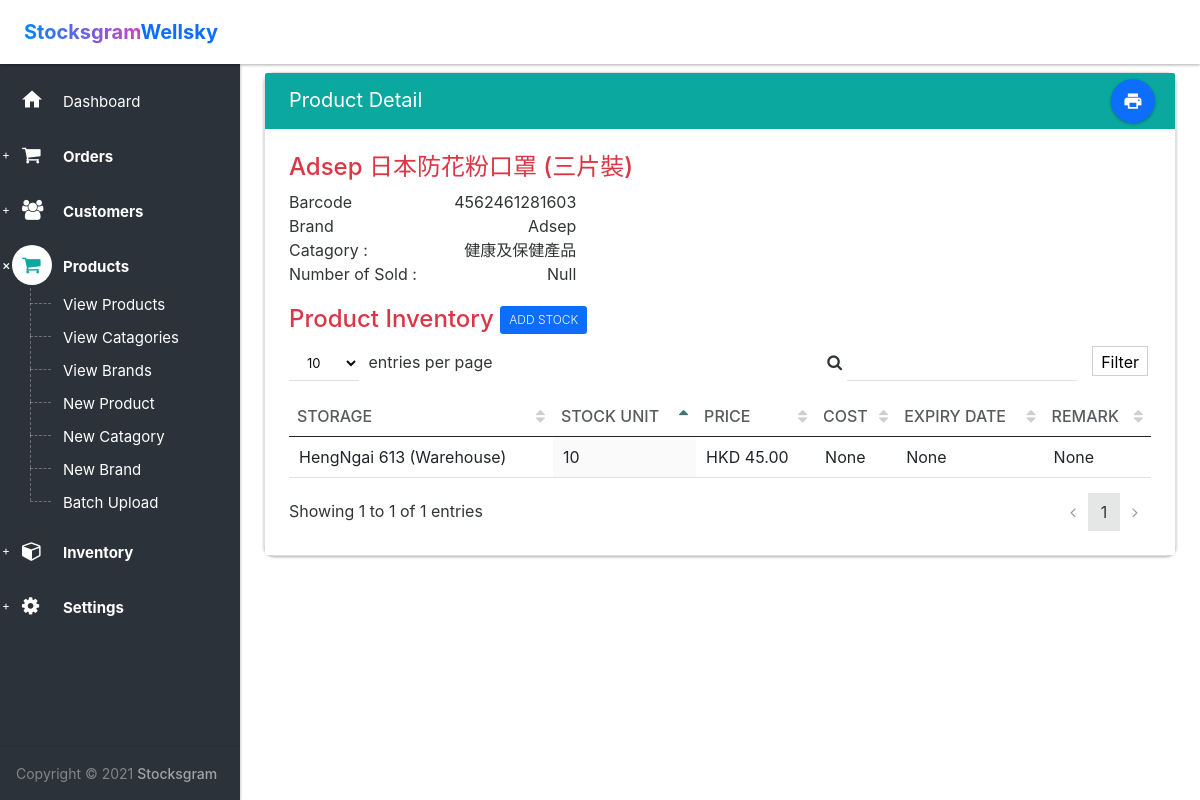
/product/detail/1047/ (signed in), run on the app's committed database.
### products/models.py (models this page shows, shortened)
class Product(models.Model):
    barcode = models.CharField(max_length=20, blank=True, null=True)
    name = models.CharField(max_length=64)
    brand = models.ForeignKey(
        ProductBrand, related_name='product_brand',  on_delete=CASCADE)
    catagory = models.ForeignKey(
        ProductCat, related_name='product_cat', on_delete=CASCADE)

class ProductBrand(models.Model):
    name = models.CharField(max_length=64)
    other_name = models.CharField(max_length=64, blank=True, null=True)
    def __str__(self):
        return f"{self.name}"

class ProductCat(models.Model):
    name = models.CharField(max_length=64)
    def __str__(self):
        return f"{self.name}"

### inventory/models.py (models this page shows, shortened)
class Stocklevel(models.Model):
    product = models.ForeignKey(Product,related_name='product_stock', on_delete=CASCADE)
    storage = models.ForeignKey(Warehouse,related_name='instock_products', on_delete=models.PROTECT)
    expiry_date = models.DateField(blank=True, null=True)
    stock_unit = models.IntegerField(default=0, validators=[MinValueValidator(0)])
    price = models.DecimalField(max_digits=12, decimal_places=2)
    cost = models.DecimalField(max_digits=12, decimal_places=2, blank=True, null=True)
    remark = models.CharField(max_length=64, blank=True, null=True)

class Warehouse(models.Model):
    TYPE = [('W', 'Warehouse'), ('S', 'Store')]
    name = models.CharField(max_length=64, unique=True)
    type = models.CharField(max_length=1, choices=TYPE)
    def __str__(self):
        output = f"{self.name} ({self.type})"
        return output

### products/views.py (the view)
# urls.py: url('details/(?P<warehouse_id>\d+)/$', views.detail, name='inventory_detail')
@login_required
def detail(request, product_id):
    instance = Product.objects.get(id=product_id)
    return render(request, 'products/product_detail.html', {'product': instance})

### templates/products/product_detail.html (shortened to what this page needs)
{% extends 'layout.html' %} {% load static %}
{% block body %}
<section>
  <div class="section-body">
    <div class="row">
      <div class="col-lg-12 mt-md-5">
        <div class="card card-printable">
          <div class="card-head style-primary">
            <header>Product Detail</header>
            <div class="tools">
              <div class="btn-group">
                <a
                  class="btn btn-floating-action btn-primary"
                  href="javascript:void(0);"
                  onclick="javascript:window.print();"
                  ><i class="md md-print"></i
                ></a>
              </div>
            </div>
          </div>
          <div class="card-body style-default-bright" id="print">
            <div class="row">
              <h4 class="text-danger">{{ product.name }}</h4>
            </div>
            <div class="col-md-4">
              <div class="well">
                <div class="clearfix">
                  <div class="pull-left">Barcode</div>
                  <div class="pull-right">{{ product.barcode }}</div>
                </div>
                <div class="clearfix">
                  <div class="pull-left">Brand</div>
                  <div class="pull-right">{{ product.brand }}</div>
                </div>
                <div class="clearfix">
                  <div class="pull-left">Catagory :</div>
                  <div class="pull-right">{{ product.catagory }}</div>
                </div>
                <div class="clearfix">
                  <div class="pull-left">Number of Sold :</div>
                  <div class="pull-right">Null</div>
                </div>
              </div>
            </div>
            <div class="row mt-3">
              <div class="col-md-12">
                <h4 class="text-danger">Product Inventory <a href="{% url 'product_addstock' product.id %}"class="mt-1 mb-1 btn btn-sm text-light bg-primary">Add Stock</a></h4>
                <table id="datatable2" class="table order-column hover">
                  <thead>
                    <tr>
                      <th class="text-left">STORAGE</th>
                      <th class="text-left">STOCK UNIT</th>
                      <th class="text-left">PRICE</th>
                      <th class="text-left">COST</th>
                      <th class="text-left">EXPIRY DATE</th>
                      <th class="text-left">REMARK</th>
                    </tr>
                  </thead>
                  <tbody>
                    {% for stock in product.product_stock.all %}
                    <tr>
                      <td class="text-left">{{ stock.storage }}</td>
                      <td class="text-left">{{ stock.stock_unit }}</td>
                      <td class="text-left">HKD {{ stock.price }}</td>
                      <td class="text-left">{% if stock.cost == None%} {{stock.cost}} {% else %} HKD {{stock.cost}} {% endif %}</td>
                      <td class="text-left">{{ stock.expiry_date }}</td>
                      <td class="text-left">{{ stock.cost }}</td>
                    </tr>
                    {% endfor %}
                  </tbody>
                </table>
              </div>
            </div>
          </div>
        </div>
      </div>
    </div>
  </div>
</section>
{% endblock %}

### static/css/style.css (style rules this page uses)
body { font-family: AvenirNextLTW02-Medium, -apple-system, BlinkMacSystemFont, Segoe UI, Roboto, Helvetica Neue, Arial, sans-serif, Apple Color Emoji, Segoe UI Emoji, Segoe UI Symbol; }
html,body { margin: 0; padding: 0; height: 100%; }

### data on the page
Product: name "Adsep 日本防花粉口罩 (三片裝)", barcode "4562461281603", brand "Adsep", catagory "健康及保健產品"
Stocklevel: storage "HengNgai 613 (Warehouse)", stock_unit "10", price "45.00", cost "None", expiry_date "None"
